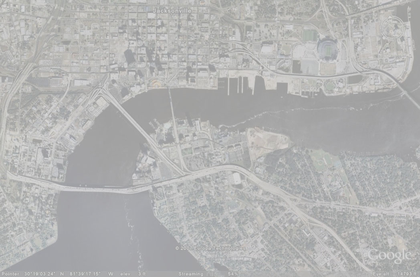
%> input picture contrast_stretching/map.png, 420 x 277 px, shrunk from 1048 x 691 before the run
$ octave contrast_stretching.m   (GNU Octave 9; MATLAB toolbox functions it lacks are replaced by stand-ins)
%> lines starting %> are read from the running program, lines starting %| are printed output that depends on the picture; in (x1, y1, x2, y2) boxes, pixels count from 0 and x2, y2 are one past the last pixel; in counts of white or black regions, pixels touching at a corner belong together; the program's own positions count from 1
%contrast stretching and stem histogram
img = imread('map.png');
%> img is the input picture: size 277x420x3 uint8; mean R, G, B 178.9, 179.2, 178.8
img = rgb2gray(img);
%> img: size 277x420 uint8
[rows, cols] = size(img);
%> rows = 277; cols = 420

intensity_low = 190;
intensity_high = 230;

img2 = img;

%linear and enhance
for row = 1:rows
    for col = 1:cols
        if img2(row,col) > intensity_low && img2(row,col) < intensity_high
            img2(row,col) = 50;
        end
    end
end
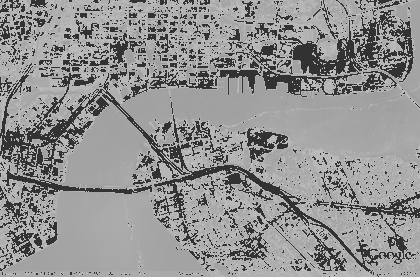
%> img2: size 277x420 uint8; min 50, max 190, mean 145.1

imwrite(img2, ' map_contrast_linear.png');

xaxis = linspace(0,255,50);
yaxis = imhist(img2,50);
%> yaxis = 50 values, max 26744 at index 11, min 0 at index 1, mean 2326.8
stem(xaxis,yaxis);
title('linear contrast stretching');
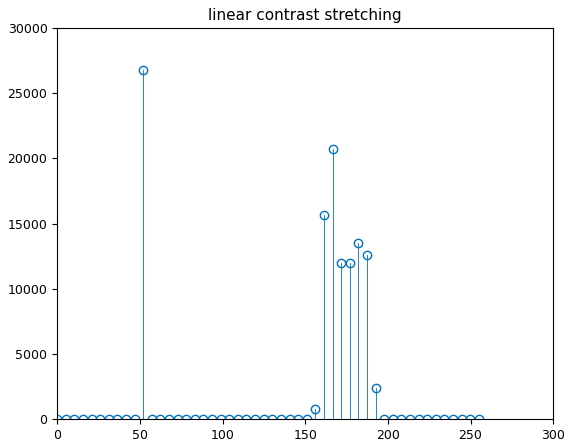
%> figure redrawn from the program's plot data; highest point at x = 52.04, y = 26744

%non linear contrast stretching (enhace specified region and make other
%region constant
img2 = img;

for row = 1:rows
    for col = 1:cols
        if img2(row,col) > intensity_low && img2(row,col) < intensity_high
            img2(row,col) = 50;
        else
            img2(row,col) = 240;
        end
    end
end
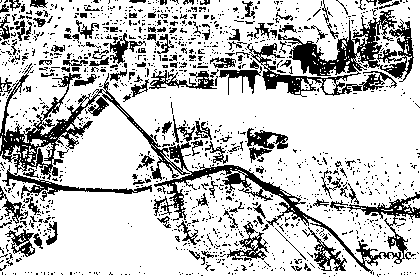
%> img2: size 277x420 uint8; values 50 (black) and 240 (white), 77% white; 1369 black regions (1237 under 20 px), largest, box (x1, y1, x2, y2) and area: (0, 63, 420, 274) 8041, (247, 10, 414, 97) 4450, (149, 70, 217, 89) 520

imwrite(img2,'map_non_linear_contrast.png');

yaxis = imhist(img2, 50);
%> yaxis = 50 values, max 89596 at index 47, min 0 at index 1, mean 2326.8
figure, stem(xaxis,yaxis);
title('non linear contrast stretching');
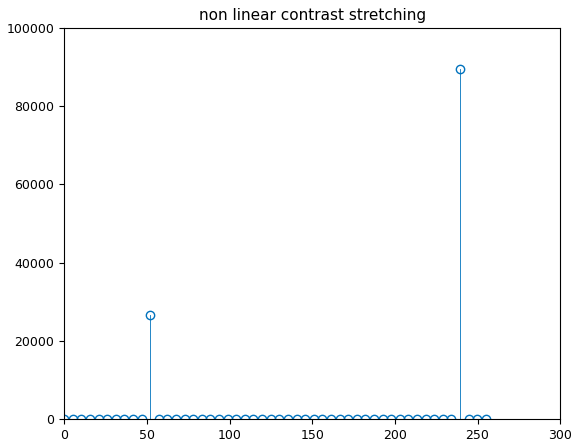
%> figure redrawn from the program's plot data; highest point at x = 239.4, y = 89596
